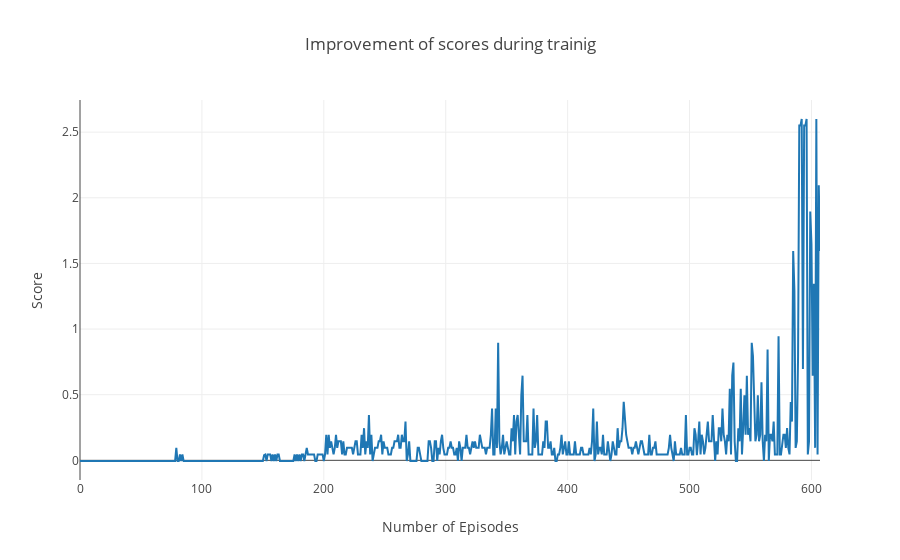

Notebook source saved alongside this figure:
### Code cell
data = [go.Scatter(x=np.arange(len(scores)), y=scores)]
layout = dict(
    title = 'Improvement of scores during trainig',
    xaxis = dict(title = 'Number of Episodes'),
    yaxis = dict(title = 'Score'),
)

fig = dict(data=data, layout=layout)
iplot(fig)

### Figure 1 — Plotly figure (JSON) as saved in the notebook; plotly's stock layout.template omitted (floating-point values rounded to 4 significant figures; data arrays with more than 128 entries replaced by an {"elided": "..."} marker saying what was removed)
{"data": [{"type": "scatter", "x": {"elided": "608 int values"}, "y": {"elided": "608 float values"}}], "layout": {"title": "Improvement of scores during trainig", "xaxis": {"title": "Number of Episodes"}, "yaxis": {"title": "Score"}}}
